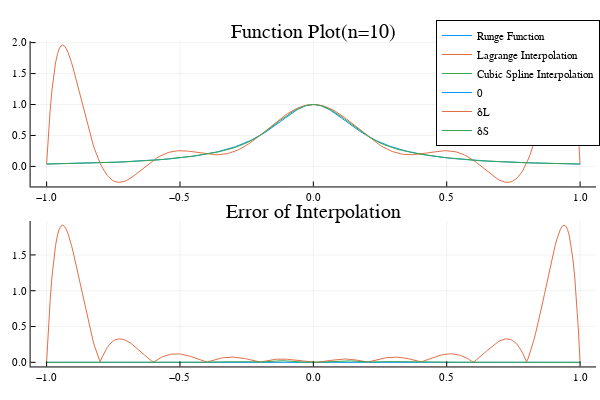

Notebook code for this chart:
### Markdown cell above
### 当n=10图形

### Code cell
experiment(n=10)

### Figure 1 — Plotly figure (JSON) as saved in the notebook; plotly's stock layout.template omitted (floating-point values rounded to 4 significant figures; data arrays with more than 128 entries replaced by an {"elided": "..."} marker saying what was removed)
{"data": [{"colorbar": {"title": {"text": ""}}, "legendgroup": "Runge Function", "line": {"color": "rgba(0, 154, 250, 1.000)", "dash": "solid", "shape": "linear", "width": 1}, "mode": "lines", "name": "Runge Function", "showlegend": true, "type": "scatter", "x": {"elided": "300 float values"}, "xaxis": "x", "y": {"elided": "300 float values"}, "yaxis": "y", "zmax": null, "zmin": null}, {"colorbar": {"title": {"text": ""}}, "legendgroup": "Lagrange Interpolation", "line": {"color": "rgba(227, 111, 71, 1.000)", "dash": "solid", "shape": "linear", "width": 1}, "mode": "lines", "name": "Lagrange Interpolation", "showlegend": true, "type": "scatter", "x": {"elided": "300 float values"}, "xaxis": "x", "y": {"elided": "300 float values"}, "yaxis": "y", "zmax": null, "zmin": null}, {"colorbar": {"title": {"text": ""}}, "legendgroup": "Cubic Spline Interpolation", "line": {"color": "rgba(62, 164, 78, 1.000)", "dash": "solid", "shape": "linear", "width": 1}, "mode": "lines", "name": "Cubic Spline Interpolation", "showlegend": true, "type": "scatter", "x": {"elided": "300 float values"}, "xaxis": "x", "y": {"elided": "300 float values"}, "yaxis": "y", "zmax": null, "zmin": null}, {"colorbar": {"title": {"text": ""}}, "legendgroup": "0", "line": {"color": "rgba(0, 154, 250, 1.000)", "dash": "solid", "shape": "linear", "width": 1}, "mode": "lines", "name": "0", "showlegend": true, "type": "scatter", "x": {"elided": "300 float values"}, "xaxis": "x2", "y": {"elided": "300 int values"}, "yaxis": "y2", "zmax": null, "zmin": null}, {"colorbar": {"title": {"text": ""}}, "legendgroup": "δL", "line": {"color": "rgba(227, 111, 71, 1.000)", "dash": "solid", "shape": "linear", "width": 1}, "mode": "lines", "name": "δL", "showlegend": true, "type": "scatter", "x": {"elided": "300 float values"}, "xaxis": "x2", "y": {"elided": "300 float values"}, "yaxis": "y2", "zmax": null, "zmin": null}, {"colorbar": {"title": {"text": ""}}, "legendgroup": "δS", "line": {"color": "rgba(62, 164, 78, 1.000)", "dash": "solid", "shape": "linear", "width": 1}, "mode": "lines", "name": "δS", "showlegend": true, "type": "scatter", "x": {"elided": "300 float values"}, "xaxis": "x2", "y": {"elided": "300 float values"}, "yaxis": "y2", "zmax": null, "zmin": null}], "layout": {"annotations": [{"font": {"color": "rgba(0, 0, 0, 1)", "family": "sans-serif", "size": 20}, "rotation": 0, "showarrow": false, "text": "Function Plot(n=10)", "x": 0.5222, "xanchor": "center", "xref": "paper", "y": 1, "yanchor": "top", "yref": "paper"}, {"font": {"color": "rgba(0, 0, 0, 1)", "family": "sans-serif", "size": 20}, "rotation": 0, "showarrow": false, "text": "Error of Interpolation", "x": 0.5222, "xanchor": "center", "xref": "paper", "y": 0.5, "yanchor": "top", "yref": "paper"}], "height": 400, "legend": {"bgcolor": "rgba(255, 255, 255, 1.000)", "bordercolor": "rgba(0, 0, 0, 1)", "borderwidth": 1, "font": {"color": "rgba(0, 0, 0, 1)", "family": "sans-serif", "size": 11}, "title": {"font": {"color": "rgba(0, 0, 0, 1)", "family": "sans-serif", "size": 15}, "text": ""}, "tracegroupgap": 0, "traceorder": "normal", "x": 1, "xanchor": "auto", "y": 1, "yanchor": "auto"}, "margin": {"b": 20, "l": 0, "r": 0, "t": 20}, "paper_bgcolor": "rgba(255, 255, 255, 1.000)", "plot_bgcolor": "rgba(255, 255, 255, 1.000)", "showlegend": true, "width": 600, "xaxis": {"anchor": "y", "domain": [0.05101, 0.9934], "gridcolor": "rgba(0, 0, 0, 0.1)", "gridwidth": 0.5, "linecolor": "rgba(0, 0, 0, 1)", "mirror": false, "range": [-1.06, 1.06], "showgrid": true, "showline": true, "showticklabels": true, "tickangle": 0, "tickcolor": "rgb(0, 0, 0)", "tickfont": {"color": "rgba(0, 0, 0, 1)", "family": "sans-serif", "size": 11}, "tickmode": "array", "ticks": "inside", "ticktext": ["−1.0", "−0.5", "0.0", "0.5", "1.0"], "tickvals": [-1, -0.5, 0, 0.5, 1], "title": {"font": {"color": "rgba(0, 0, 0, 1)", "family": "sans-serif", "size": 15}, "text": ""}, "type": "linear", "visible": true, "zeroline": false, "zerolinecolor": "rgba(0, 0, 0, 1)"}, "xaxis2": {"anchor": "y2", "domain": [0.05101, 0.9934], "gridcolor": "rgba(0, 0, 0, 0.1)", "gridwidth": 0.5, "linecolor": "rgba(0, 0, 0, 1)", "mirror": false, "range": [-1.06, 1.06], "showgrid": true, "showline": true, "showticklabels": true, "tickangle": 0, "tickcolor": "rgb(0, 0, 0)", "tickfont": {"color": "rgba(0, 0, 0, 1)", "family": "sans-serif", "size": 11}, "tickmode": "array", "ticks": "inside", "ticktext": ["−1.0", "−0.5", "0.0", "0.5", "1.0"], "tickvals": [-1, -0.5, 0, 0.5, 1], "title": {"font": {"color": "rgba(0, 0, 0, 1)", "family": "sans-serif", "size": 15}, "text": ""}, "type": "linear", "visible": true, "zeroline": false, "zerolinecolor": "rgba(0, 0, 0, 1)"}, "yaxis": {"anchor": "x", "domain": [0.5376, 0.9415], "gridcolor": "rgba(0, 0, 0, 0.1)", "gridwidth": 0.5, "linecolor": "rgba(0, 0, 0, 1)", "mirror": false, "range": [-0.3235, 2.025], "showgrid": true, "showline": true, "showticklabels": true, "tickangle": 0, "tickcolor": "rgb(0, 0, 0)", "tickfont": {"color": "rgba(0, 0, 0, 1)", "family": "sans-serif", "size": 11}, "tickmode": "array", "ticks": "inside", "ticktext": ["0.0", "0.5", "1.0", "1.5", "2.0"], "tickvals": [0, 0.5, 1, 1.5, 2], "title": {"font": {"color": "rgba(0, 0, 0, 1)", "family": "sans-serif", "size": 15}, "text": ""}, "type": "linear", "visible": true, "zeroline": false, "zerolinecolor": "rgba(0, 0, 0, 1)"}, "yaxis2": {"anchor": "x2", "domain": [0.03762, 0.4415], "gridcolor": "rgba(0, 0, 0, 0.1)", "gridwidth": 0.5, "linecolor": "rgba(0, 0, 0, 1)", "mirror": false, "range": [-0.05747, 1.973], "showgrid": true, "showline": true, "showticklabels": true, "tickangle": 0, "tickcolor": "rgb(0, 0, 0)", "tickfont": {"color": "rgba(0, 0, 0, 1)", "family": "sans-serif", "size": 11}, "tickmode": "array", "ticks": "inside", "ticktext": ["0.0", "0.5", "1.0", "1.5"], "tickvals": [0, 0.5, 1, 1.5], "title": {"font": {"color": "rgba(0, 0, 0, 1)", "family": "sans-serif", "size": 15}, "text": ""}, "type": "linear", "visible": true, "zeroline": false, "zerolinecolor": "rgba(0, 0, 0, 1)"}}}
